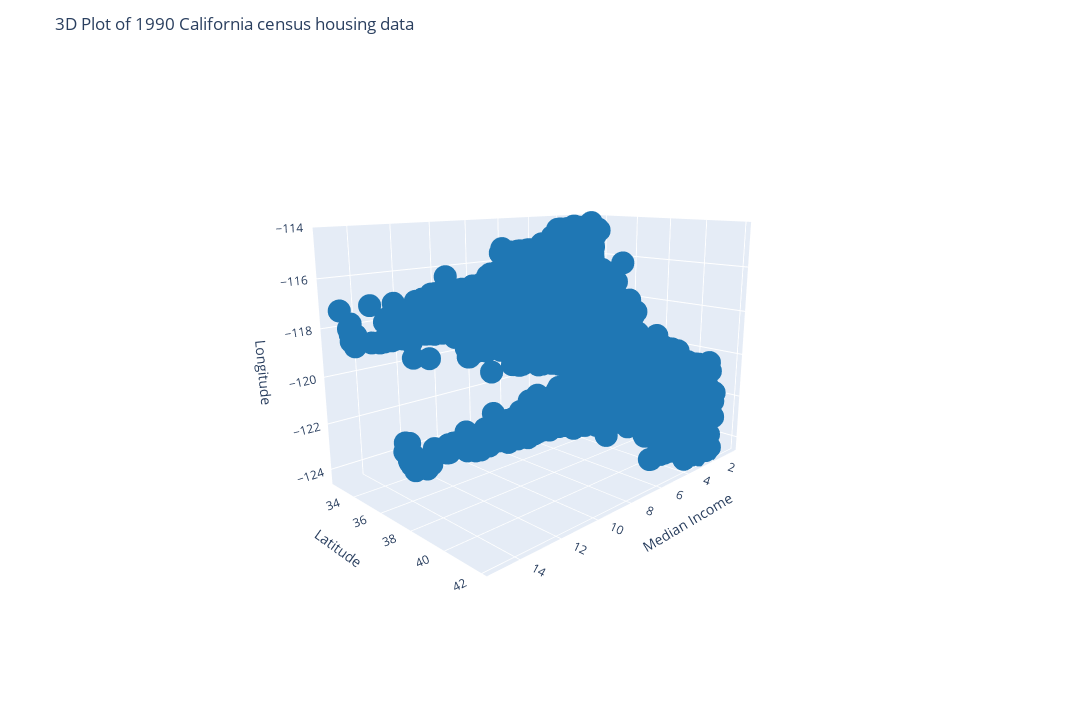

The code cell stored with this chart in its notebook:
### Code cell
# alternate means of plotting same, using package learned about during last week's assignment:
import plotly.express as px

# --- 3‑D scatter using Plotly Express ---------------------------------
fig = px.scatter_3d(
    raw_data,
    x="MedInc",  
    y="Latitude", 
    z="Longitude",
    ## keep the single‑color aesthetic of the matplotlib version
    color_discrete_sequence=["#1f77b4"],  # Plotly’s default blue
    size_max=8,  # caps marker scaling if `size=` is ever used
    width=1280,
    height=720,
)

# Set title and axis labels
fig.update_layout(
    title="3D Plot of 1990 California census housing data",
    scene=dict(
        xaxis_title="Median Income",
        yaxis_title="Latitude",
        zaxis_title="Longitude",
    ),
)

# define a starting camera angle similar-ish to non-rotatable plot
camera = dict(up=dict(x=0, y=0, z=1), eye=dict(x=1.75, y=1.75, z=0.6))
fig.update_layout(scene_camera=camera)

fig.show()

### Figure 1 — Plotly figure (JSON) as saved in the notebook; plotly's stock layout.template omitted (floating-point values rounded to 4 significant figures; data arrays with more than 128 entries replaced by an {"elided": "..."} marker saying what was removed)
{"data": [{"hovertemplate": "MedInc=%{x}<br>Latitude=%{y}<br>Longitude=%{z}<extra></extra>", "legendgroup": "", "marker": {"color": "#1f77b4", "symbol": "circle"}, "mode": "markers", "name": "", "scene": "scene", "showlegend": false, "type": "scatter3d", "x": {"elided": "20635 float values"}, "y": {"elided": "20635 float values"}, "z": {"elided": "20635 float values"}}], "layout": {"height": 720, "legend": {"tracegroupgap": 0}, "margin": {"t": 60}, "scene": {"camera": {"eye": {"x": 1.75, "y": 1.75, "z": 0.6}, "up": {"x": 0, "y": 0, "z": 1}}, "domain": {"x": [0, 1], "y": [0, 1]}, "xaxis": {"title": {"text": "Median Income"}}, "yaxis": {"title": {"text": "Latitude"}}, "zaxis": {"title": {"text": "Longitude"}}}, "title": {"text": "3D Plot of 1990 California census housing data"}, "width": 1280}}
